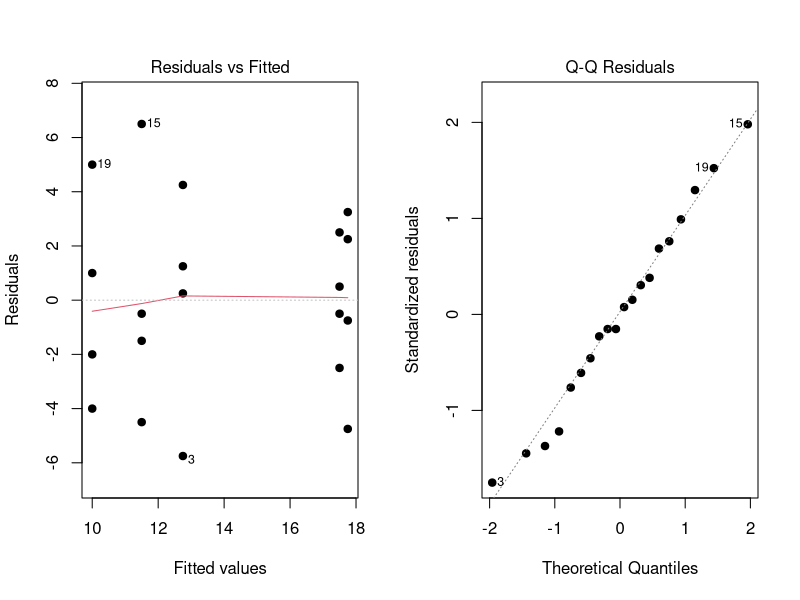
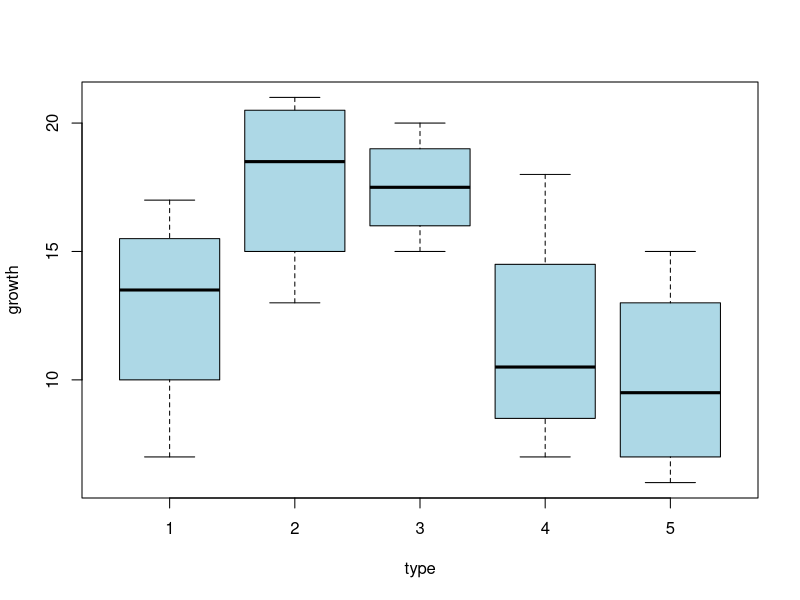
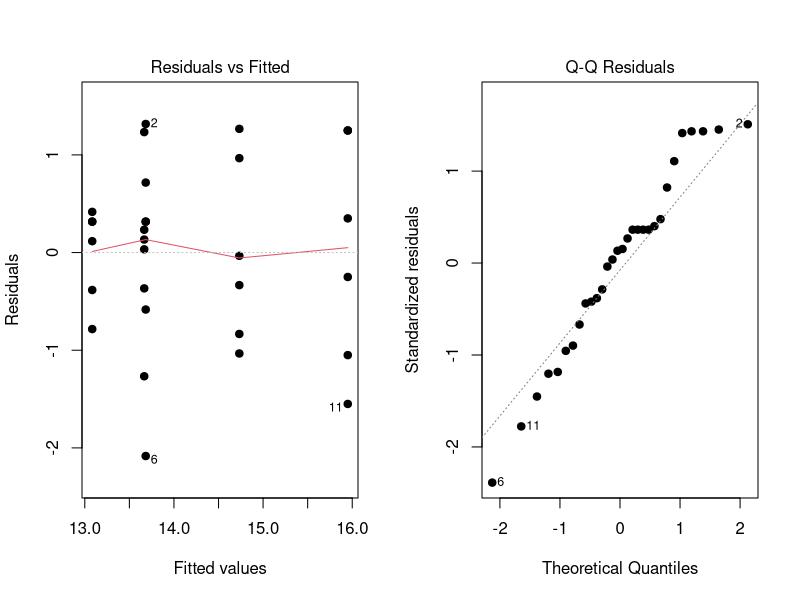
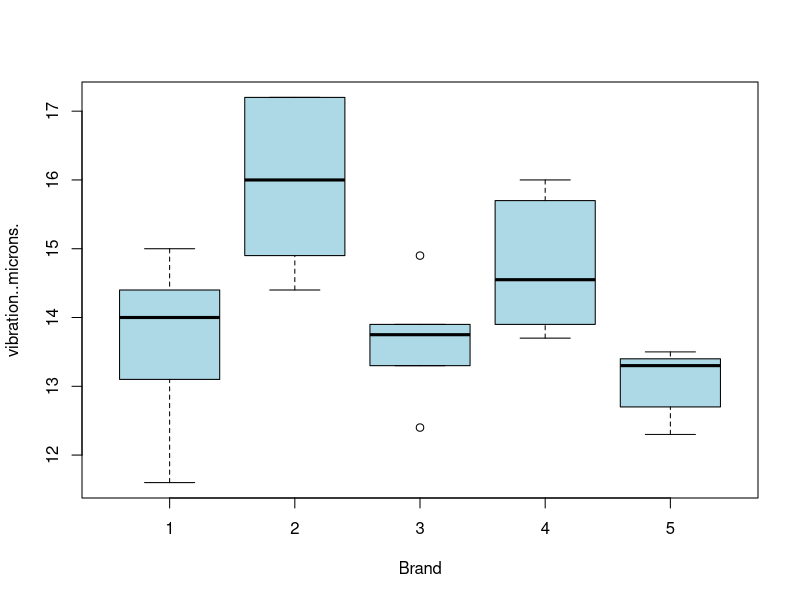
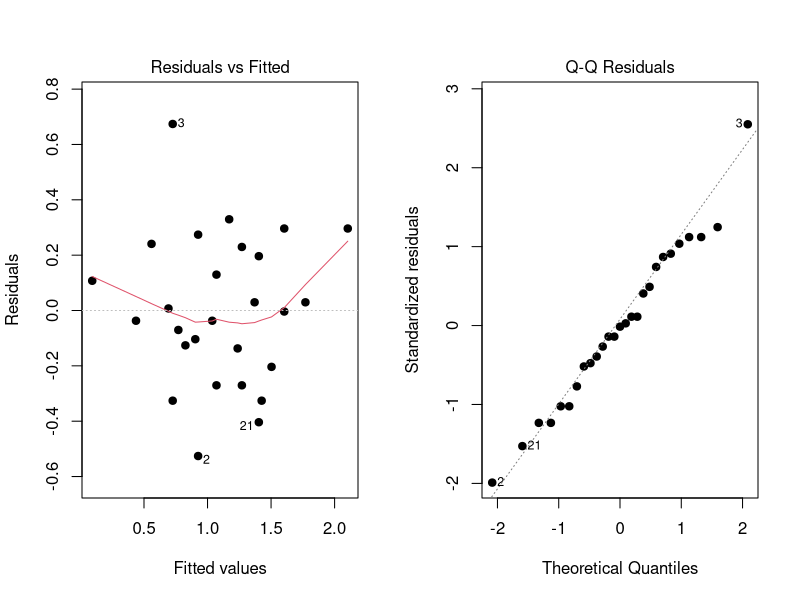
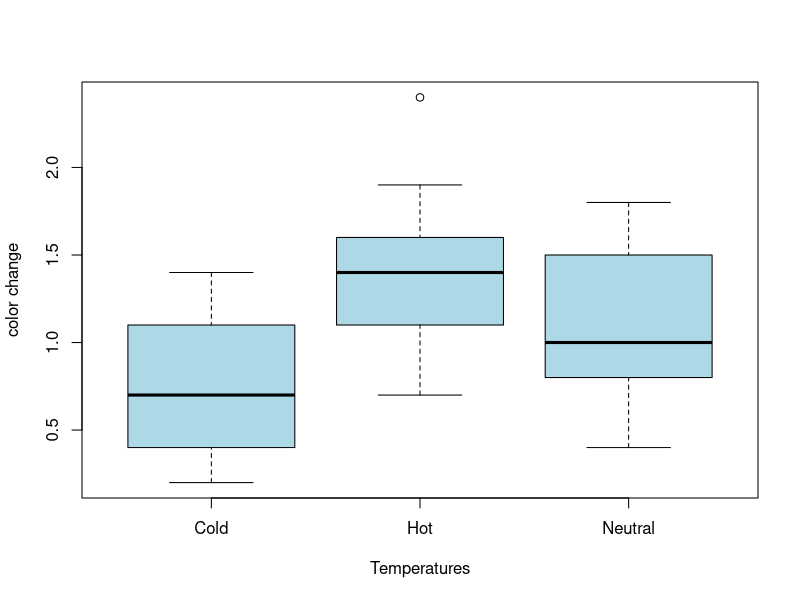
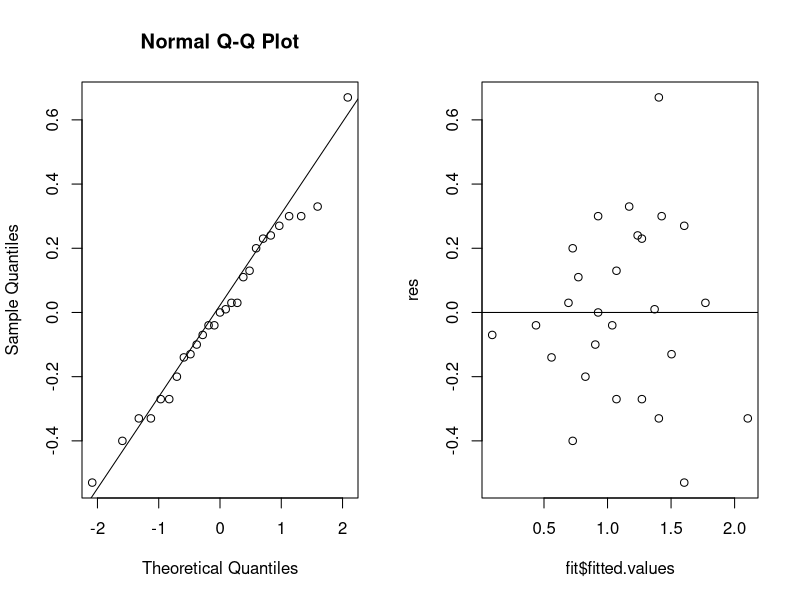
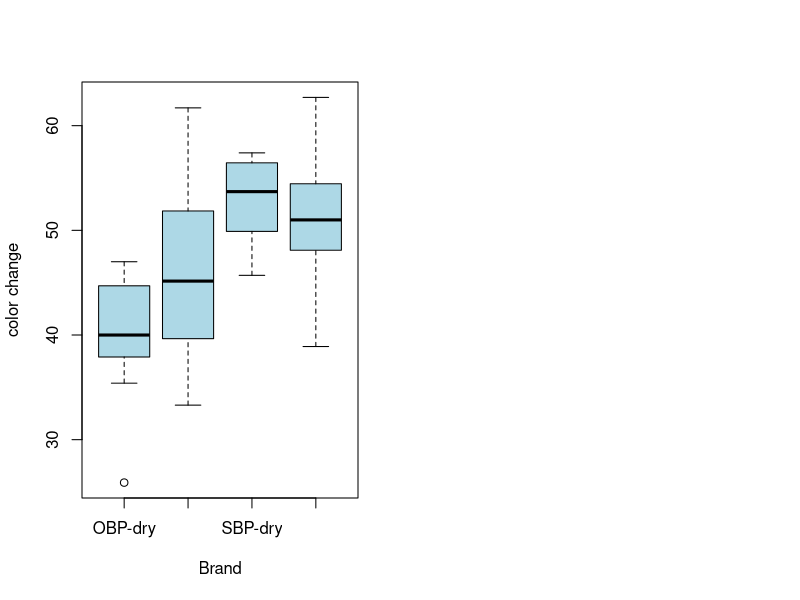

Generate these figures, in order, with R:
## ---- chunk 1
exp10_18 <- read.csv("ex10-18.csv")
attach(exp10_18)
## ---- chunk 2
# create ANOVA table -- use R command for ANOVA
fit <- aov(growth~as.factor(type))
par(mfrow=c(1,2))
plot(fit,1:2,pch=19)  # residual diagnostics
anova(fit)
# compute test statistic
MSTr <- 4/(5-1)*((mean(growth[type==1])-mean(growth))^2+(mean(growth[type==2])-mean(growth))^2+(mean(growth[type==3])-mean(growth))^2+(mean(growth[type==4])-mean(growth))^2+(mean(growth[type==5])-mean(growth))^2)

MSTr
MSE <- (var(growth[type==1])+var(growth[type==2])+var(growth[type==3])+var(growth[type==4])+var(growth[type==5]))/5

MSE
f <- MSTr/MSE
f

# test hypothesis
p.value <- pf(f,4,15,lower.tail=F)
p.value
f.alpha <- qf(0.95,4,15)
f.alpha

## ---- chunk 3
TukeyHSD(fit,ordered=T)
# use boxplot to see if means look different
par(mfrow=c(1,1))
boxplot(growth~type,col="light blue",xlab="type",ylab="growth")
detach(exp10_18)
## ---- chunk 4
exp10_37 <- read.csv("ex10-37.csv")
attach(exp10_37)
## ---- chunk 5
# create ANOVA table -- use R command for ANOVA
fit <- aov(vibration..microns.~as.factor(Brand))
par(mfrow=c(1,2))
plot(fit,1:2,pch=19)  # residual diagnostics
anova(fit)   
# compute test statistic
MSTr <- 6/(5-1)*((mean(vibration..microns.[Brand==1])-mean(vibration..microns.))^2+(mean(vibration..microns.[Brand==2])-mean(vibration..microns.))^2+(mean(vibration..microns.[Brand==3])-mean(vibration..microns.))^2+(mean(vibration..microns.[Brand==4])-mean(vibration..microns.))^2+(mean(vibration..microns.[Brand==5])-mean(vibration..microns.))^2)

MSTr
MSE <- (var(vibration..microns.[Brand==1])+var(vibration..microns.[Brand==2])+var(vibration..microns.[Brand==3])+var(vibration..microns.[Brand==4])+var(vibration..microns.[Brand==5]))/5

MSE
f <- MSTr/MSE
f

# test hypothesis
p.value <- pf(f,4,25,lower.tail=F)
p.value
f.alpha <- qf(0.95,4,15)
f.alpha



## ---- chunk 6
TukeyHSD(fit,ordered=T)
par(mfrow=c(1,1))
boxplot(vibration..microns.~Brand,col="lightblue",xlab="Brand",ylab="vibration..microns.")
detach(exp10_37)
## ---- chunk 7
exp11_08 <- read.csv("ex11-08.csv")
attach(exp11_08 )
## ---- chunk 8
fit <- aov(loss..kg.~as.factor(Subject)+as.factor(temperatures))
summary(fit)  # ANOVA table

par(mfrow=c(1,2))
plot(fit,1:2,pch=19)  # residual diagnostics
## ---- chunk 9
f.alpha <- qf(0.99,2,16)
f.alpha
## ---- chunk 10
par(mfrow=c(1,1))  # boxplot to view difference in means
boxplot(loss..kg.~temperatures,col="light blue",xlab="Temperatures",ylab="color change")

## ---- chunk 11
Tukey=TukeyHSD(fit,ordered=T)
Tukey[2]
## ---- chunk 12
res=c(.20, .30, -0.40, -0.07, .30, .00, .03, -0.20, -0.14, .13, .23, -0.27, -0.04, .03, -0.27, -0.04, .33, -0.10, -0.33, -0.53, .67, .11, -0.33, .27, .01, -0.13,.24)
par(mfrow=c(1,2))
qqnorm(res)
qqline(res)
plot(fit$fitted.values, res)
abline(h=0)
detach(exp11_08)


## ---- chunk 13
exp11_20 <- read.csv("ex11-20.csv")
attach(exp11_20)
boxplot(strength~treatment,col="light blue",xlab="Brand",ylab="color change")
## ---- chunk 14
exp11_20$cond = as.factor(c(rep("dry",12), rep("moist",12),rep("dry",12),rep("moist",12)))
exp11_20$adher= as.factor(c(rep("SBP",24), rep("OBP",24)))

fit <- aov(strength~adher*cond,data=`exp11_20`)
par(mfrow=c(1,2))
plot(fit,1:2,pch=19)  # residual diagnostics
anova(fit)
## ---- chunk 15
par(mfrow=c(1,1))  # interaction plot
with(exp11_20, (interaction.plot(adher, cond, strength, type = "b", pch = c(18,24), leg.bty = "n", main = "Interaction Plot of adhesive with Condition", 
                                   xlab = "adhesive",ylab = "stength")))
## ---- chunk 16
par(mfrow=c(1,2))  # boxplot to view difference in means
boxplot(strength~adher,data=exp11_20,col="light blue",xlab="adhesive",ylab="strength")
boxplot(strength~cond,data=exp11_20,col="light blue",xlab="condition",ylab="strength")

## ---- chunk 17
# T-test for adhesive
with(exp11_20, t.test(strength[1:24],strength[25:48],alternative="two.sided",mu=0,paired=T, conf.level=0.99))

# T-test for surface condition
with(exp11_20, t.test(strength[c(1:12,25:36)],strength[c(13:24,37:48)],alternative="two.sided",mu=0,paired=T, conf.level=0.99))

## ---- chunk 18
f.alpha <- qf(0.05,3,44,lower.tail=F)
f.alpha
fit <- aov(strength~as.factor(treatment),data=exp11_20)
par(mfrow=c(1,2))
plot(fit,1:2,pch=19)  # residual diagnostics
anova(fit)  # 
## ---- chunk 19
par(mfrow=c(1,1))
boxplot(strength~treatment,col="light blue",xlab="treatment",ylab="strength (lb)")

# multiple comparisons
TukeyHSD(fit,ordered=T)

detach(exp11_20)

## ---- chunk 20
exp11_22 <- read.csv("ex11-22.csv")
attach(exp11_22)
## ---- chunk 21
fit <- aov(Response~as.factor(Pen)*as.factor(Surface),data=exp11_22)
anova(fit)

par(mfrow=c(1,2))
plot(fit,1:2,pch=19)  # residual diagnostics

par(mfrow=c(1,2))  # boxplot to view difference in means
boxplot(Response~Pen,data=exp11_22,col="light blue",xlab="pen",ylab="response")
boxplot(Response~Surface,data=exp11_22,col="light blue",xlab="surface",ylab="response")

TukeyHSD(fit,ordered=T)

detach(exp11_22)
## ---- chunk 22
f.alpha <- qf(0.95,3,12)
f.alpha
f.beta <- qf(0.95,2,12)
f.beta
f.gamma <- qf(0.95,6,12)
f.gamma
## ---- chunk 23
exp11_56 <- read.csv("ex11-56.csv")
attach(exp11_56)

fit <- aov(Response~as.factor(pH)*as.factor(Health),data=exp11_56)
anova(fit)

par(mfrow=c(1,2))
plot(fit,1:2,pch=19)  # residual diagnostics

par(mfrow=c(1,1))  # interaction plot
with(exp11_56, (interaction.plot(pH, Health, Response, type = "b", pch = c(18,24), leg.bty = "n", main = "Interaction Plot of pH with Health", 
                                   xlab = "pH",ylab = "Response")))


par(mfrow=c(1,2))  # boxplot to view difference in means
boxplot(Response~pH,data=exp11_56,col="light blue",xlab="ph",ylab="response")
boxplot(Response~Health,data=exp11_56,col="light blue",xlab="health",ylab="response")

TukeyHSD(fit,ordered=T)



detach(exp11_56)
## ---- chunk 24
f.alpha <- qf(0.95,1,24)
f.alpha
f.beta <- qf(0.95,2,24)
f.beta
f.gamma <- qf(0.95,2,24)
f.gamma
